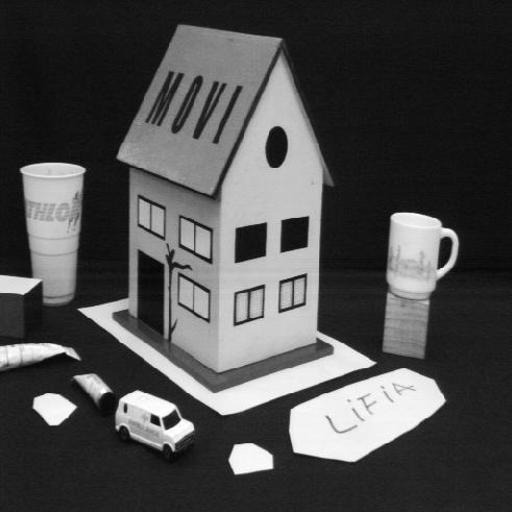
#> input picture computer vision/epipolar geometry/images/image_left.jpg, 512 x 512 px, given in place of 000114.png, which was not available
$ jupyter execute --allow-errors main.ipynb   (text cells are left out)
#> lines starting #> are read from the running program, lines starting #| are printed output that depends on the picture; after the words box and inside, x2 and y2 are one past the last pixel; in counts of white or black regions, pixels touching at a corner belong together; pictures that were not available may be replaced by others from this repository, and a replacement may not be noted
[cell 1]
import numpy as np
import cv2
import skimage.feature as feature
import matplotlib.pyplot as plt
from scipy import signal
import os
import utils

from pylab import rcParams
rcParams['figure.figsize'] = 15, 20

[cell 2]
def create_gaussian_kernel(size=3, sigma=0.1):
    """
    Creates a Gaussian kernel.

    Args:
    size (int): Size of the kernel. Must be an odd number.
    sigma (float): Standard deviation of the Gaussian kernel.

    Returns:
    numpy.ndarray: A 2D Gaussian kernel or None if the size is not odd.
    """
    # Check that the kernel size is an odd number
    if size % 2 == 0:
        print('Should be an odd number')
        return
    else:
        kernel = np.zeros((size, size))  # Initialize the kernel to zeros

        # Compute the indices for each point in the kernel matrix
        ind = np.indices((size, size))
        ind = ind.transpose(1, 2, 0).reshape(-1, 2)

        # Determine the center of the kernel
        center = np.array([size // 2, size // 2])

        # Compute the offset of each point from the center
        shift = ind - center

        # Fill the kernel with values from the Gaussian distribution
        for i in range(shift.shape[0]):
            x, y = shift[i]
            kernel[x + center[0], y + center[1]] = (1 / (2 * np.pi * sigma**2)) * np.exp(-((x**2 + y**2) / (2 * sigma**2)))
        return kernel * 1/np.sum(kernel)  # Normalize the kernel

def display(img, title=None):
    """
    Displays an image using matplotlib.

    Args:
    img (numpy.ndarray): The image to display.
    title (str, optional): Title of the image. Defaults to None.

    Returns:
    None
    """
    plt.figure()
    plt.imshow(img, cmap='gray')  # Display the image in grayscale
    plt.title(title)  # Set the title of the figure
    plt.axis('off')  # Hide the axes
    plt.show()
    return

[cell 3]
def gradient_image(image):
    """
    Computes the gradients in the x and y directions using the Sobel operator.

    Args:
    image (numpy.ndarray): The image to compute gradients for.

    Returns:
    Tuple[numpy.ndarray, numpy.ndarray]: A pair of arrays, corresponding to the gradients in x (Ix) and y (Iy).
    """
    # Define Sobel filters for detecting gradients in x and y
    Gx = np.array([[-1, 0, 1],
                [-2, 0, 2],
                [-1, 0, 1]])

    Gy = np.array([[-1, -2, -1],
                [0, 0 ,0],
                [1, 2, 1]])

    # Apply the Sobel filters to the image
    Ix = signal.convolve2d(image, Gx, mode="same",boundary='fill')
    Iy = signal.convolve2d(image, Gy, mode="same",boundary='fill')
    display(Ix, 'Sobel filter applied in X direction')
    display(Iy, 'Sobel filter applied in Y direction')
    return Ix, Iy

image = cv2.imread('images/000114.png', cv2.IMREAD_GRAYSCALE)
#> image is the input picture: shape (512, 512); min 0, max 255, mean 76.6
display(image)
gaussian_1 = create_gaussian_kernel(size=3, sigma=0.1)
smooth_image = signal.convolve2d(image, gaussian_1, mode="same",boundary='fill')

Ix, Iy = gradient_image(smooth_image)
#> in gradient_image, `Ix = signal.convolve2d(image, Gx, mode="same",boundary='fill')`:
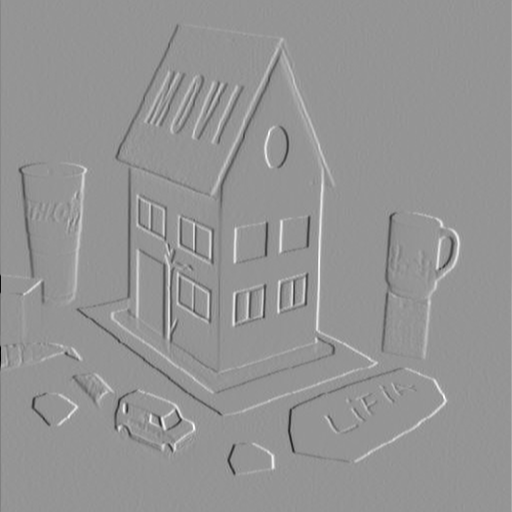
#> Ix: shape (512, 512) float64; min -973, max 695, mean 0.1; drawn with min black and max white
Ixx = Ix * Ix
Iyy = Iy * Iy
Ixy = Ix * Iy
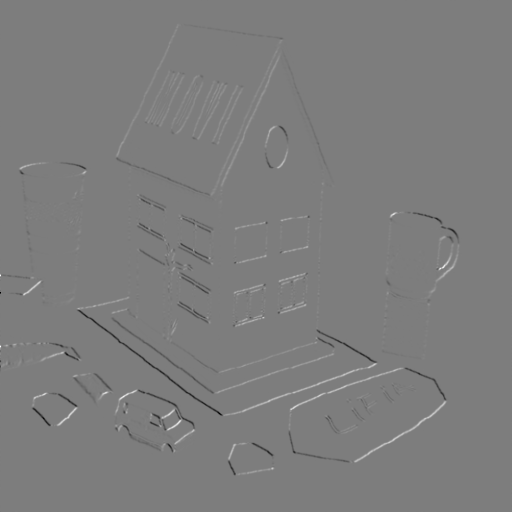
#> Ixy: shape (512, 512) float64; min -320920, max 331877, mean 93.9; drawn with min black and max white

gaussian_2 = create_gaussian_kernel(size=5, sigma=1)
Ixx = signal.convolve2d(Ixx, gaussian_2, mode="same",boundary='fill')
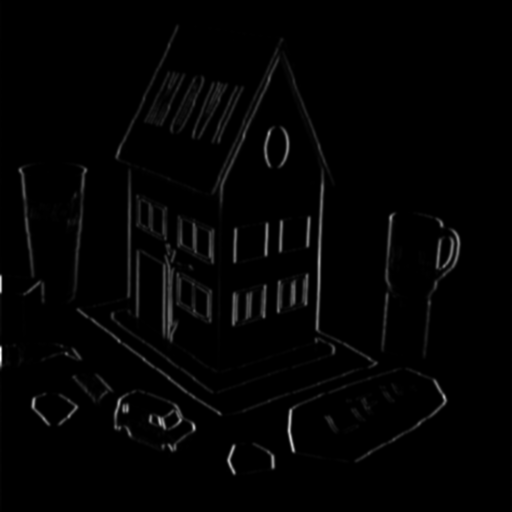
#> Ixx: shape (512, 512) float64; min 0, max 369295, mean 5426.7; drawn with min black and max white
Ixy = signal.convolve2d(Ixy, gaussian_2, mode="same",boundary='fill')
Iyy = signal.convolve2d(Iyy, gaussian_2, mode="same",boundary='fill')
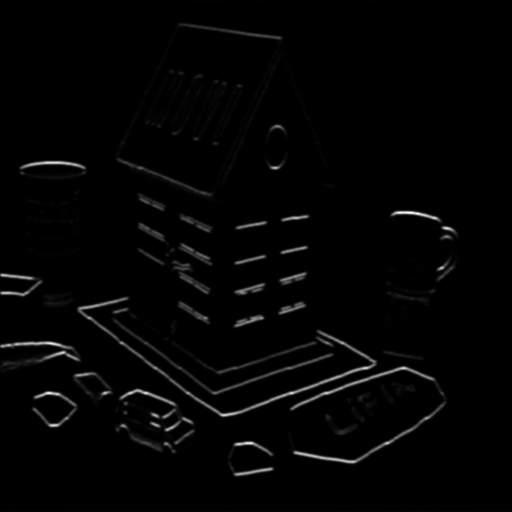
#> Iyy: shape (512, 512) float64; min 0, max 400498.8, mean 6654.1; drawn with min black and max white
display(Ixx, 'Ixx')
display(Iyy, 'Iyy')
display(Ixy, 'Ixy')

[cell 4]
def create_harris_response(Ixx, Iyy, Ixy, alpha=0.06):
    """
    Calculates the Harris response for each pixel in an image.

    Args:
    Ixx (numpy.ndarray): The squared x-derivatives of the image.
    Iyy (numpy.ndarray): The squared y-derivatives of the image.
    Ixy (numpy.ndarray): The product of x and y derivatives of the image.
    alpha (float): Harris detector free parameter. Typically 0.04 to 0.06.

    Returns:
    numpy.ndarray: The Harris response of the image.
    """
#> called with alpha = 0.06
    # Compute the determinant and trace of the matrix for each pixel
    det_M = Ixx * Iyy - Ixy * Ixy
    trace_M = Ixx + Iyy
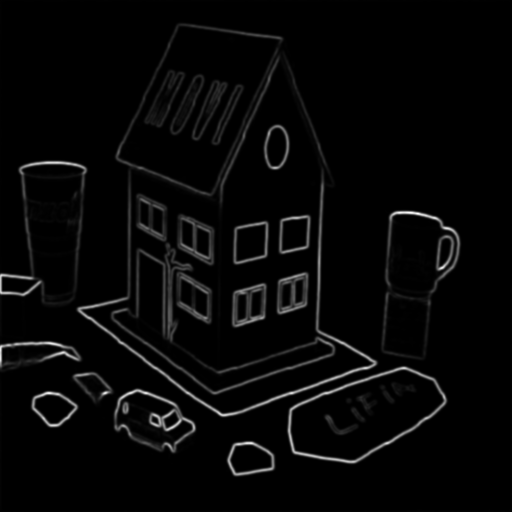
#> trace_M: shape (512, 512) float64; min 0, max 408229.8, mean 12080.8; drawn with min black and max white

    # Compute the Harris response
    R = det_M - alpha * (trace_M ** 2)
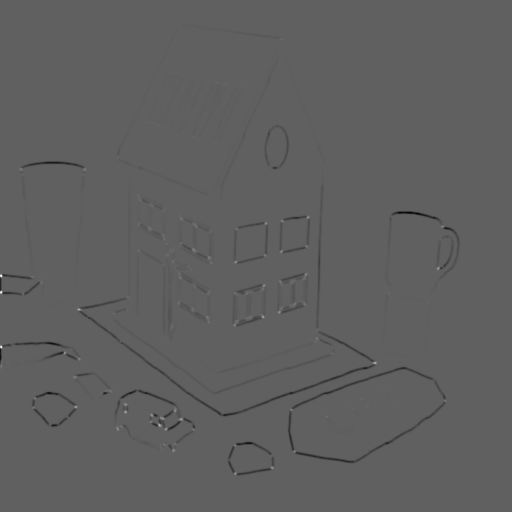
#> R: shape (512, 512) float64; min -9.63e+09, max 1.59e+10, mean -71890679.3; drawn with min black and max white
    return R

response = create_harris_response(Ixx, Iyy, Ixy)
display(response, 'Harris response')

[cell 5]
def response_non_maxsup(R):
    """
    Applies non-maximum suppression to the Harris response map.

    Args:
    R (numpy.ndarray): The Harris response of an image.

    Returns:
    numpy.ndarray: Coordinates of the local maxima (corner points).
    """
    corner_points = feature.peak_local_max(R, min_distance=7, threshold_abs=0, threshold_rel=0.01)
#> corner_points = 114 pairs, first value 39 to 473, second value 20 to 445
    return corner_points

keypoints = response_non_maxsup(response)
#> keypoints has the same summary as corner_points in response_non_maxsup
print(len(keypoints))
#| 114

[cell 6]
def keypoints_vis(image, list_keypoints):
    """
    Visualizes keypoints on an image with red '+' markers.

    Args:
    image (numpy.ndarray): The grayscale image.
    list_keypoints (List[Tuple[int, int]]): List of keypoints coordinates (row, column).

    Returns:
    numpy.ndarray: The image with keypoints visualized.
    """
    # Convert grayscale to color image by repeating channels
    image_color = cv2.merge([image, image, image]).astype(np.uint8)

    # Add a cross marker for each keypoint
    for keypoint in list_keypoints:
        # Invert coordinates to follow OpenCV convention (x, y) instead of (y, x)
        cv2.drawMarker(image_color, (keypoint[1], keypoint[0]), (255, 0, 0), markerType=cv2.MARKER_CROSS, markerSize=10, thickness=2, line_type=cv2.LINE_8)
#> this loop made 114 passes
#> keypoint on passes 1 to 12: [425, 159], [309, 79], [362, 375], [419, 181], [473, 235], [268, 438], [412, 125], [317, 263], [406, 75], [467, 272], [415, 151], [312, 279]
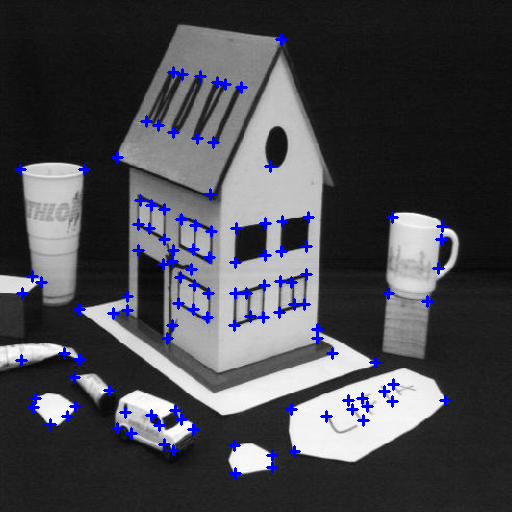
#> image_color: shape (512, 512, 3); 2.64% of pixels changed, all inside (x1, y1, x2, y2) = (14, 33, 452, 480); drawn as B, G, R

    # Display the image with keypoints
    plt.figure()
    plt.imshow(image_color)
    plt.show()
    return image_color

image_with_keypoints = keypoints_vis(image, keypoints)

[cell 7]
def get_patches(image, keypoints, N=32):
    """
    Extracts square patches around each keypoint from the image.

    Args:
    image (numpy.ndarray): The grayscale image.
    keypoints (List[Tuple[int, int]]): List of keypoints coordinates.
    N (int): Size of the square patch.

    Returns:
    numpy.ndarray: Array of image patches.
    """
#> called with keypoints = array of shape (114, 2), N = 32
    descriptors = []
    # Extend the image borders
    image_ext = cv2.copyMakeBorder(image, top=N//2, bottom=N//2, left=N//2, right=N//2, borderType=cv2.BORDER_REPLICATE)
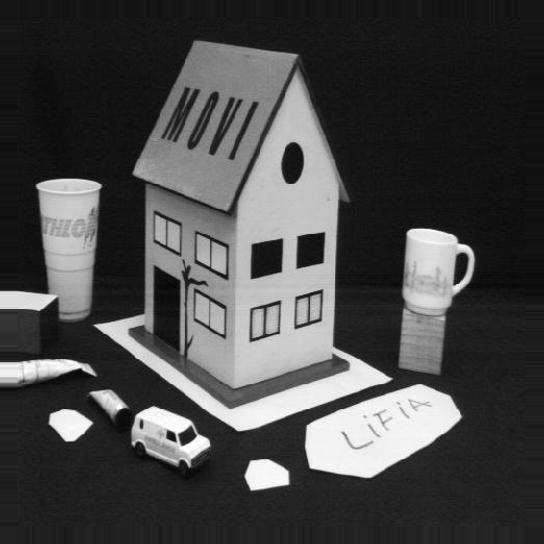
#> image_ext: shape (544, 544); min 0, max 255, mean 71.2

    # Extract patches centered at each keypoint
    for kp in keypoints:
        kp += N//2
        d = image_ext[kp[0]-N//2: kp[0]+N//2, kp[1]-N//2: kp[1]+N//2]
        descriptors.append([d])
#> this loop made 114 passes
#> kp on passes 1 to 12: [441, 175], [325, 95], [378, 391], [435, 197], [489, 251], [284, 454], [428, 141], [333, 279], [422, 91], [483, 288], [431, 167], [328, 295]
#> pass 1, in get_patches, `d = image_ext[kp[0]-N//2: kp[0]+N//2, kp[1]-N//2: kp[1]+N//2]`:
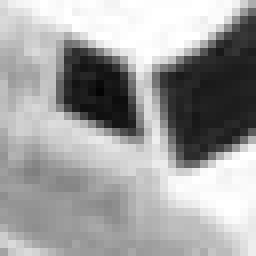
#> d: shape (32, 32) (shown 8 times larger); min 4, max 255, mean 161.2
#> pass 3, in get_patches, `d = image_ext[kp[0]-N//2: kp[0]+N//2, kp[1]-N//2: kp[1]+N//2]`:
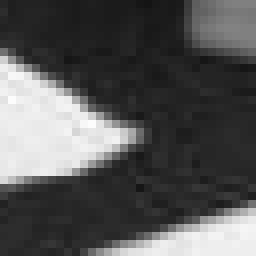
#> d: shape (32, 32) (shown 8 times larger); min 20, max 252, mean 86.2
#> after the loop, descriptors = 114 items
    descriptors = np.array(descriptors)
    return descriptors

descriptors = get_patches(image, keypoints)

[cell 8]
def normalize_patches(descriptors, epsilon=1*10**-7):
    """
    Normalizes each patch in the descriptors.

    Args:
    descriptors (numpy.ndarray): Array of image patches.
    epsilon (float): Small value to avoid division by zero.

    Returns:
    numpy.ndarray: Array of normalized patches.
    """
#> called with descriptors = array of shape (114, 1, 32, 32), epsilon = 1e-07
    des = []
    for d in descriptors:
        # Normalize patch
        d_norm = (d - np.mean(d)) / (np.std(d) - epsilon)
        des.append([d_norm])
#> this loop made 114 passes
#> after the loop, des = 114 items
    return np.array(des)

descriptors_normalized = normalize_patches(descriptors)
